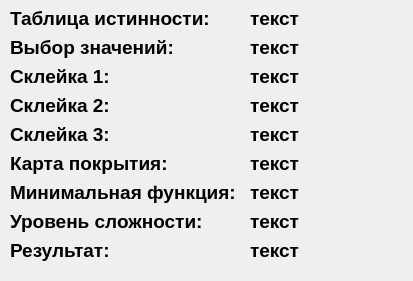
<?xml version="1.0" encoding="UTF-8"?>
<ui version="4.0">
 <class>formProverkaAll</class>
 <widget class="QWidget" name="formProverkaAll">
  <property name="geometry">
   <rect>
    <x>0</x>
    <y>0</y>
    <width>413</width>
    <height>281</height>
   </rect>
  </property>
  <property name="windowTitle">
   <string>Form</string>
  </property>
  <widget class="QLabel" name="label_tableOfTrue_result">
   <property name="geometry">
    <rect>
     <x>250</x>
     <y>7</y>
     <width>236</width>
     <height>23</height>
    </rect>
   </property>
   <property name="font">
    <font>
     <pointsize>14</pointsize>
     <weight>75</weight>
     <bold>true</bold>
    </font>
   </property>
   <property name="text">
    <string>текст</string>
   </property>
  </widget>
  <widget class="QLabel" name="label_resultAll_result">
   <property name="geometry">
    <rect>
     <x>250</x>
     <y>239</y>
     <width>236</width>
     <height>23</height>
    </rect>
   </property>
   <property name="font">
    <font>
     <pointsize>14</pointsize>
     <weight>75</weight>
     <bold>true</bold>
    </font>
   </property>
   <property name="text">
    <string>текст</string>
   </property>
  </widget>
  <widget class="QLabel" name="label_skleyka2_result">
   <property name="geometry">
    <rect>
     <x>250</x>
     <y>94</y>
     <width>236</width>
     <height>23</height>
    </rect>
   </property>
   <property name="font">
    <font>
     <pointsize>14</pointsize>
     <weight>75</weight>
     <bold>true</bold>
    </font>
   </property>
   <property name="text">
    <string>текст</string>
   </property>
  </widget>
  <widget class="QLabel" name="label_kartaPokritiya_result">
   <property name="geometry">
    <rect>
     <x>250</x>
     <y>152</y>
     <width>236</width>
     <height>23</height>
    </rect>
   </property>
   <property name="font">
    <font>
     <pointsize>14</pointsize>
     <weight>75</weight>
     <bold>true</bold>
    </font>
   </property>
   <property name="text">
    <string>текст</string>
   </property>
  </widget>
  <widget class="QLabel" name="label_skleyka3_result">
   <property name="geometry">
    <rect>
     <x>250</x>
     <y>123</y>
     <width>236</width>
     <height>23</height>
    </rect>
   </property>
   <property name="font">
    <font>
     <pointsize>14</pointsize>
     <weight>75</weight>
     <bold>true</bold>
    </font>
   </property>
   <property name="text">
    <string>текст</string>
   </property>
  </widget>
  <widget class="QLabel" name="label_resultAll">
   <property name="geometry">
    <rect>
     <x>10</x>
     <y>239</y>
     <width>239</width>
     <height>23</height>
    </rect>
   </property>
   <property name="font">
    <font>
     <pointsize>14</pointsize>
     <weight>75</weight>
     <bold>true</bold>
    </font>
   </property>
   <property name="text">
    <string>Результат: </string>
   </property>
  </widget>
  <widget class="QLabel" name="label_skleyka1_result">
   <property name="geometry">
    <rect>
     <x>250</x>
     <y>65</y>
     <width>236</width>
     <height>23</height>
    </rect>
   </property>
   <property name="font">
    <font>
     <pointsize>14</pointsize>
     <weight>75</weight>
     <bold>true</bold>
    </font>
   </property>
   <property name="text">
    <string>текст</string>
   </property>
  </widget>
  <widget class="QLabel" name="label_levelOfHard">
   <property name="geometry">
    <rect>
     <x>10</x>
     <y>210</y>
     <width>239</width>
     <height>23</height>
    </rect>
   </property>
   <property name="font">
    <font>
     <pointsize>14</pointsize>
     <weight>75</weight>
     <bold>true</bold>
    </font>
   </property>
   <property name="text">
    <string>Уровень сложности: </string>
   </property>
  </widget>
  <widget class="QLabel" name="label_tableOfTrue">
   <property name="geometry">
    <rect>
     <x>10</x>
     <y>7</y>
     <width>239</width>
     <height>23</height>
    </rect>
   </property>
   <property name="font">
    <font>
     <pointsize>14</pointsize>
     <weight>75</weight>
     <bold>true</bold>
    </font>
   </property>
   <property name="text">
    <string>Таблица истинности: </string>
   </property>
  </widget>
  <widget class="QLabel" name="label_minNf_result">
   <property name="geometry">
    <rect>
     <x>250</x>
     <y>181</y>
     <width>236</width>
     <height>23</height>
    </rect>
   </property>
   <property name="font">
    <font>
     <pointsize>14</pointsize>
     <weight>75</weight>
     <bold>true</bold>
    </font>
   </property>
   <property name="text">
    <string>текст</string>
   </property>
  </widget>
  <widget class="QLabel" name="label_viborZnacheniy">
   <property name="geometry">
    <rect>
     <x>10</x>
     <y>36</y>
     <width>239</width>
     <height>23</height>
    </rect>
   </property>
   <property name="font">
    <font>
     <pointsize>14</pointsize>
     <weight>75</weight>
     <bold>true</bold>
    </font>
   </property>
   <property name="text">
    <string>Выбор значений: </string>
   </property>
  </widget>
  <widget class="QLabel" name="label_skleyka3">
   <property name="geometry">
    <rect>
     <x>10</x>
     <y>123</y>
     <width>239</width>
     <height>23</height>
    </rect>
   </property>
   <property name="font">
    <font>
     <pointsize>14</pointsize>
     <weight>75</weight>
     <bold>true</bold>
    </font>
   </property>
   <property name="text">
    <string>Склейка 3:</string>
   </property>
  </widget>
  <widget class="QLabel" name="label_kartaPokritiya">
   <property name="geometry">
    <rect>
     <x>10</x>
     <y>152</y>
     <width>239</width>
     <height>23</height>
    </rect>
   </property>
   <property name="font">
    <font>
     <pointsize>14</pointsize>
     <weight>75</weight>
     <bold>true</bold>
    </font>
   </property>
   <property name="text">
    <string>Карта покрытия:</string>
   </property>
  </widget>
  <widget class="QLabel" name="label_skleyka1">
   <property name="geometry">
    <rect>
     <x>10</x>
     <y>65</y>
     <width>239</width>
     <height>23</height>
    </rect>
   </property>
   <property name="font">
    <font>
     <pointsize>14</pointsize>
     <weight>75</weight>
     <bold>true</bold>
    </font>
   </property>
   <property name="text">
    <string>Склейка 1:</string>
   </property>
  </widget>
  <widget class="QLabel" name="label_viborZnacheniy_result">
   <property name="geometry">
    <rect>
     <x>250</x>
     <y>36</y>
     <width>236</width>
     <height>23</height>
    </rect>
   </property>
   <property name="font">
    <font>
     <pointsize>14</pointsize>
     <weight>75</weight>
     <bold>true</bold>
    </font>
   </property>
   <property name="text">
    <string>текст</string>
   </property>
  </widget>
  <widget class="QLabel" name="label_minNf">
   <property name="geometry">
    <rect>
     <x>10</x>
     <y>181</y>
     <width>239</width>
     <height>23</height>
    </rect>
   </property>
   <property name="font">
    <font>
     <pointsize>14</pointsize>
     <weight>75</weight>
     <bold>true</bold>
    </font>
   </property>
   <property name="text">
    <string>Минимальная функция:</string>
   </property>
  </widget>
  <widget class="QLabel" name="label_skleyka2">
   <property name="geometry">
    <rect>
     <x>10</x>
     <y>94</y>
     <width>239</width>
     <height>23</height>
    </rect>
   </property>
   <property name="font">
    <font>
     <pointsize>14</pointsize>
     <weight>75</weight>
     <bold>true</bold>
    </font>
   </property>
   <property name="text">
    <string>Склейка 2:</string>
   </property>
  </widget>
  <widget class="QLabel" name="label_levelOfHard_result">
   <property name="geometry">
    <rect>
     <x>250</x>
     <y>210</y>
     <width>236</width>
     <height>23</height>
    </rect>
   </property>
   <property name="font">
    <font>
     <pointsize>14</pointsize>
     <weight>75</weight>
     <bold>true</bold>
    </font>
   </property>
   <property name="text">
    <string>текст</string>
   </property>
  </widget>
 </widget>
 <resources/>
 <connections/>
</ui>
